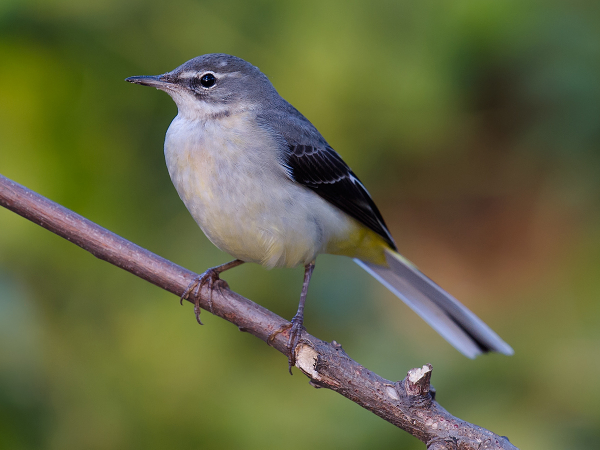
#> input picture test_images/wagtail-grey033.jpg, 1200 x 899 px, found by its file name (shown at 1/2 size)
$ python cloud_test_for_app.py
#> lines starting #> are read from the running program, lines starting #| are printed output that depends on the picture
import requests
import base64
from PIL import Image, UnidentifiedImageError
import io

print("Testing the model deployed at AWS Lambda Service...")

# The URL where the Lambda function is exposed
url = 'https://vnj365geif.execute-api.eu-north-1.amazonaws.com/beta/predict'
#url = 'http://localhost:8080/2015-03-31/functions/function/invocations'

# ---- Load & resize image before sending ----
image_path = "./test_images/wagtail-grey033.jpg"

try:
    img = Image.open(image_path)
#> img is the input picture: PIL image 1200x899 RGB; mean R, G, B 99.7, 103.2, 65.9
    img = img.resize((299, 299)).convert("RGB")   # match model input size and also handles input non JPG formats
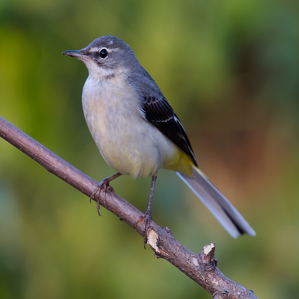
#> img: PIL image 299x299 RGB; mean R, G, B 99.7, 103.2, 65.9

    buffer = io.BytesIO()
    img.save(buffer, format="JPEG")   # compress as JPEG
    img_b64 = base64.b64encode(buffer.getvalue()).decode("utf-8")

    data = {'image_base64': img_b64}

    # Sending a POST request to the Lambda function
#> (the run stopped early here; a loop or call above may not have finished)
